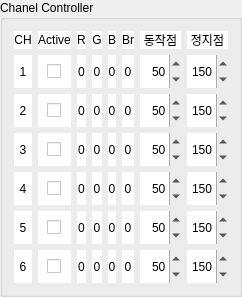
       <widget class="QGroupBox" name="GridBox">
        <property name="sizePolicy">
         <sizepolicy hsizetype="Preferred" vsizetype="Preferred">
          <horstretch>7</horstretch>
          <verstretch>6</verstretch>
         </sizepolicy>
        </property>
        <property name="title">
         <string>Chanel Controller</string>
        </property>
        <layout class="QGridLayout" name="gridLayout">
         <property name="sizeConstraint">
          <enum>QLayout::SetMaximumSize</enum>
         </property>
         <item row="10" column="6">
          <widget class="QSpinBox" name="sp_w6">
           <property name="sizePolicy">
            <sizepolicy hsizetype="Minimum" vsizetype="Preferred">
             <horstretch>0</horstretch>
             <verstretch>0</verstretch>
            </sizepolicy>
           </property>
           <property name="focusPolicy">
            <enum>Qt::ClickFocus</enum>
           </property>
           <property name="frame">
            <bool>false</bool>
           </property>
           <property name="alignment">
            <set>Qt::AlignRight|Qt::AlignTrailing|Qt::AlignVCenter</set>
           </property>
           <property name="accelerated">
            <bool>true</bool>
           </property>
           <property name="maximum">
            <number>255</number>
           </property>
           <property name="singleStep">
            <number>1</number>
           </property>
           <property name="value">
            <number>50</number>
           </property>
          </widget>
         </item>
         <item row="2" column="3">
          <widget class="QLabel" name="lbl_g2">
           <property name="styleSheet">
            <string notr="true">background-color: rgb(255, 255, 255);</string>
           </property>
           <property name="text">
            <string>0</string>
           </property>
           <property name="alignment">
            <set>Qt::AlignCenter</set>
           </property>
          </widget>
         </item>
         <item row="0" column="4">
          <widget class="QLabel" name="lbl_name_b">
           <property name="styleSheet">
            <string notr="true">background-color: rgb(255, 255, 255);</string>
           </property>
           <property name="text">
            <string>B</string>
           </property>
           <property name="alignment">
            <set>Qt::AlignCenter</set>
           </property>
          </widget>
         </item>
         <item row="1" column="0">
          <widget class="QLabel" name="lbl_c1">
           <property name="styleSheet">
            <string notr="true">background-color: rgb(255, 255, 255);</string>
           </property>
           <property name="text">
            <string>1</string>
           </property>
           <property name="alignment">
            <set>Qt::AlignCenter</set>
           </property>
          </widget>
         </item>
         <item row="1" column="4">
          <widget class="QLabel" name="lbl_b1">
           <property name="styleSheet">
            <string notr="true">background-color: rgb(255, 255, 255);</string>
           </property>
           <property name="text">
            <string>0</string>
           </property>
           <property name="alignment">
            <set>Qt::AlignCenter</set>
           </property>
          </widget>
         </item>
         <item row="2" column="0">
          <widget class="QLabel" name="lbl_c2">
           <property name="styleSheet">
            <string notr="true">background-color: rgb(255, 255, 255);</string>
           </property>
           <property name="text">
            <string>2</string>
           </property>
           <property name="alignment">
            <set>Qt::AlignCenter</set>
           </property>
          </widget>
         </item>
         <item row="8" column="2">
          <widget class="QLabel" name="lbl_r5">
           <property name="styleSheet">
            <string notr="true">background-color: rgb(255, 255, 255);</string>
           </property>
           <property name="text">
            <string>0</string>
           </property>
           <property name="alignment">
            <set>Qt::AlignCenter</set>
           </property>
          </widget>
         </item>
         <item row="8" column="3">
          <widget class="QLabel" name="lbl_g5">
           <property name="styleSheet">
            <string notr="true">background-color: rgb(255, 255, 255);</string>
           </property>
           <property name="text">
            <string>0</string>
           </property>
           <property name="alignment">
            <set>Qt::AlignCenter</set>
           </property>
          </widget>
         </item>
         <item row="4" column="2">
          <widget class="QLabel" name="lbl_r3">
           <property name="styleSheet">
            <string notr="true">background-color: rgb(255, 255, 255);</string>
           </property>
           <property name="text">
            <string>0</string>
           </property>
           <property name="alignment">
            <set>Qt::AlignCenter</set>
           </property>
          </widget>
         </item>
         <item row="2" column="6">
          <widget class="QSpinBox" name="sp_w2">
           <property name="sizePolicy">
            <sizepolicy hsizetype="Minimum" vsizetype="Preferred">
             <horstretch>0</horstretch>
             <verstretch>0</verstretch>
            </sizepolicy>
           </property>
           <property name="focusPolicy">
            <enum>Qt::ClickFocus</enum>
           </property>
           <property name="frame">
            <bool>false</bool>
           </property>
           <property name="alignment">
            <set>Qt::AlignRight|Qt::AlignTrailing|Qt::AlignVCenter</set>
           </property>
           <property name="accelerated">
            <bool>true</bool>
           </property>
           <property name="maximum">
            <number>255</number>
           </property>
           <property name="singleStep">
            <number>1</number>
           </property>
           <property name="value">
            <number>50</number>
           </property>
          </widget>
         </item>
         <item row="2" column="7">
          <widget class="QSpinBox" name="sp_s2">
           <property name="sizePolicy">
            <sizepolicy hsizetype="Minimum" vsizetype="Preferred">
             <horstretch>0</horstretch>
             <verstretch>0</verstretch>
            </sizepolicy>
           </property>
           <property name="focusPolicy">
            <enum>Qt::ClickFocus</enum>
           </property>
           <property name="frame">
            <bool>false</bool>
           </property>
           <property name="alignment">
            <set>Qt::AlignRight|Qt::AlignTrailing|Qt::AlignVCenter</set>
           </property>
           <property name="accelerated">
            <bool>true</bool>
           </property>
           <property name="maximum">
            <number>255</number>
           </property>
           <property name="singleStep">
            <number>1</number>
           </property>
           <property name="value">
            <number>150</number>
           </property>
          </widget>
         </item>
         <item row="2" column="4">
          <widget class="QLabel" name="lbl_b2">
           <property name="styleSheet">
            <string notr="true">background-color: rgb(255, 255, 255);</string>
           </property>
           <property name="text">
            <string>0</string>
           </property>
           <property name="alignment">
            <set>Qt::AlignCenter</set>
           </property>
          </widget>
         </item>
         <item row="4" column="6">
          <widget class="QSpinBox" name="sp_w3">
           <property name="sizePolicy">
            <sizepolicy hsizetype="Minimum" vsizetype="Preferred">
             <horstretch>0</horstretch>
             <verstretch>0</verstretch>
            </sizepolicy>
           </property>
           <property name="focusPolicy">
            <enum>Qt::ClickFocus</enum>
           </property>
           <property name="frame">
            <bool>false</bool>
           </property>
           <property name="alignment">
            <set>Qt::AlignRight|Qt::AlignTrailing|Qt::AlignVCenter</set>
           </property>
           <property name="accelerated">
            <bool>true</bool>
           </property>
           <property name="maximum">
            <number>255</number>
           </property>
           <property name="singleStep">
            <number>1</number>
           </property>
           <property name="value">
            <number>50</number>
           </property>
          </widget>
         </item>
         <item row="1" column="6">
          <widget class="QSpinBox" name="sp_w1">
           <property name="sizePolicy">
            <sizepolicy hsizetype="Minimum" vsizetype="Preferred">
             <horstretch>0</horstretch>
             <verstretch>0</verstretch>
            </sizepolicy>
           </property>
           <property name="focusPolicy">
            <enum>Qt::ClickFocus</enum>
           </property>
           <property name="frame">
            <bool>false</bool>
           </property>
           <property name="alignment">
            <set>Qt::AlignRight|Qt::AlignTrailing|Qt::AlignVCenter</set>
           </property>
           <property name="accelerated">
            <bool>true</bool>
           </property>
           <property name="maximum">
            <number>255</number>
           </property>
           <property name="singleStep">
            <number>1</number>
           </property>
           <property name="value">
            <number>50</number>
           </property>
          </widget>
         </item>
         <item row="10" column="7">
          <widget class="QSpinBox" name="sp_s6">
           <property name="sizePolicy">
            <sizepolicy hsizetype="Minimum" vsizetype="Preferred">
             <horstretch>0</horstretch>
             <verstretch>0</verstretch>
            </sizepolicy>
           </property>
           <property name="focusPolicy">
            <enum>Qt::ClickFocus</enum>
           </property>
           <property name="frame">
            <bool>false</bool>
           </property>
           <property name="alignment">
            <set>Qt::AlignRight|Qt::AlignTrailing|Qt::AlignVCenter</set>
           </property>
           <property name="accelerated">
            <bool>true</bool>
           </property>
           <property name="maximum">
            <number>255</number>
           </property>
           <property name="singleStep">
            <number>1</number>
           </property>
           <property name="value">
            <number>150</number>
           </property>
          </widget>
         </item>
         <item row="8" column="7">
          <widget class="QSpinBox" name="sp_s5">
           <property name="sizePolicy">
            <sizepolicy hsizetype="Minimum" vsizetype="Preferred">
             <horstretch>0</horstretch>
             <verstretch>0</verstretch>
            </sizepolicy>
           </property>
           <property name="focusPolicy">
            <enum>Qt::ClickFocus</enum>
           </property>
           <property name="frame">
            <bool>false</bool>
           </property>
           <property name="alignment">
            <set>Qt::AlignRight|Qt::AlignTrailing|Qt::AlignVCenter</set>
           </property>
           <property name="accelerated">
            <bool>true</bool>
           </property>
           <property name="maximum">
            <number>255</number>
           </property>
           <property name="singleStep">
            <number>1</number>
           </property>
           <property name="value">
            <number>150</number>
           </property>
          </widget>
         </item>
         <item row="10" column="0">
          <widget class="QLabel" name="lbl_c6">
           <property name="styleSheet">
            <string notr="true">background-color: rgb(255, 255, 255);</string>
           </property>
           <property name="text">
            <string>6</string>
           </property>
           <property name="alignment">
            <set>Qt::AlignCenter</set>
           </property>
          </widget>
         </item>
         <item row="10" column="2">
          <widget class="QLabel" name="lbl_r6">
           <property name="styleSheet">
            <string notr="true">background-color: rgb(255, 255, 255);</string>
           </property>
           <property name="text">
            <string>0</string>
           </property>
           <property name="alignment">
            <set>Qt::AlignCenter</set>
           </property>
          </widget>
         </item>
         <item row="6" column="2">
          <widget class="QLabel" name="lbl_r4">
           <property name="styleSheet">
            <string notr="true">background-color: rgb(255, 255, 255);</string>
           </property>
           <property name="text">
            <string>0</string>
           </property>
           <property name="alignment">
            <set>Qt::AlignCenter</set>
           </property>
          </widget>
         </item>
         <item row="10" column="5">
          <widget class="QLabel" name="lbl_h6">
           <property name="styleSheet">
            <string notr="true">background-color: rgb(255, 255, 255);</string>
           </property>
           <property name="text">
            <string>0</string>
           </property>
           <property name="alignment">
            <set>Qt::AlignCenter</set>
           </property>
          </widget>
         </item>
         <item row="1" column="3">
          <widget class="QLabel" name="lbl_g1">
           <property name="styleSheet">
            <string notr="true">background-color: rgb(255, 255, 255);</string>
           </property>
           <property name="text">
            <string>0</string>
           </property>
           <property name="alignment">
            <set>Qt::AlignCenter</set>
           </property>
          </widget>
         </item>
         <item row="4" column="4">
          <widget class="QLabel" name="lbl_b3">
           <property name="styleSheet">
            <string notr="true">background-color: rgb(255, 255, 255);</string>
           </property>
           <property name="text">
            <string>0</string>
           </property>
           <property name="alignment">
            <set>Qt::AlignCenter</set>
           </property>
          </widget>
         </item>
         <item row="4" column="7">
          <widget class="QSpinBox" name="sp_s3">
           <property name="sizePolicy">
            <sizepolicy hsizetype="Minimum" vsizetype="Preferred">
             <horstretch>0</horstretch>
             <verstretch>0</verstretch>
            </sizepolicy>
           </property>
           <property name="focusPolicy">
            <enum>Qt::ClickFocus</enum>
           </property>
           <property name="frame">
            <bool>false</bool>
           </property>
           <property name="alignment">
            <set>Qt::AlignRight|Qt::AlignTrailing|Qt::AlignVCenter</set>
           </property>
           <property name="accelerated">
            <bool>true</bool>
           </property>
           <property name="maximum">
            <number>255</number>
           </property>
           <property name="singleStep">
            <number>1</number>
           </property>
           <property name="value">
            <number>150</number>
           </property>
          </widget>
         </item>
         <item row="0" column="1">
          <widget class="QLabel" name="lbl_name_t">
           <property name="styleSheet">
            <string notr="true">background-color: rgb(255, 255, 255);</string>
           </property>
           <property name="text">
            <string>Active</string>
           </property>
           <property name="alignment">
            <set>Qt::AlignCenter</set>
           </property>
          </widget>
         </item>
         <item row="0" column="3">
          <widget class="QLabel" name="lbl_name_g">
           <property name="styleSheet">
            <string notr="true">background-color: rgb(255, 255, 255);</string>
           </property>
           <property name="text">
            <string>G</string>
           </property>
           <property name="alignment">
            <set>Qt::AlignCenter</set>
           </property>
          </widget>
         </item>
         <item row="0" column="0">
          <widget class="QLabel" name="lbl_name_c">
           <property name="styleSheet">
            <string notr="true">background-color: rgb(255, 255, 255);</string>
           </property>
           <property name="text">
            <string>CH</string>
           </property>
           <property name="alignment">
            <set>Qt::AlignCenter</set>
           </property>
          </widget>
         </item>
         <item row="0" column="2">
          <widget class="QLabel" name="lbl_name_r">
           <property name="styleSheet">
            <string notr="true">background-color: rgb(255, 255, 255);</string>
           </property>
           <property name="text">
            <string>R</string>
           </property>
           <property name="alignment">
            <set>Qt::AlignCenter</set>
           </property>
          </widget>
         </item>
         <item row="2" column="2">
          <widget class="QLabel" name="lbl_r2">
           <property name="styleSheet">
            <string notr="true">background-color: rgb(255, 255, 255);</string>
           </property>
           <property name="text">
            <string>0</string>
           </property>
           <property name="alignment">
            <set>Qt::AlignCenter</set>
           </property>
          </widget>
         </item>
         <item row="1" column="2">
          <widget class="QLabel" name="lbl_r1">
           <property name="styleSheet">
            <string notr="true">background-color: rgb(255, 255, 255);</string>
           </property>
           <property name="text">
            <string>0</string>
           </property>
           <property name="alignment">
            <set>Qt::AlignCenter</set>
           </property>
          </widget>
         </item>
         <item row="10" column="3">
          <widget class="QLabel" name="lbl_g6">
           <property name="styleSheet">
            <string notr="true">background-color: rgb(255, 255, 255);</string>
           </property>
           <property name="text">
            <string>0</string>
           </property>
           <property name="alignment">
            <set>Qt::AlignCenter</set>
           </property>
          </widget>
         </item>
         <item row="6" column="4">
          <widget class="QLabel" name="lbl_b4">
           <property name="styleSheet">
            <string notr="true">background-color: rgb(255, 255, 255);</string>
           </property>
           <property name="text">
            <string>0</string>
           </property>
           <property name="alignment">
            <set>Qt::AlignCenter</set>
           </property>
          </widget>
         </item>
         <item row="0" column="6">
          <widget class="QLabel" name="lbl_name_w">
           <property name="styleSheet">
            <string notr="true">background-color: rgb(255, 255, 255);</string>
           </property>
           <property name="text">
            <string>동작점</string>
           </property>
           <property name="alignment">
            <set>Qt::AlignCenter</set>
           </property>
          </widget>
         </item>
         <item row="0" column="5">
          <widget class="QLabel" name="lbl_name_h">
           <property name="styleSheet">
            <string notr="true">background-color: rgb(255, 255, 255);</string>
           </property>
           <property name="text">
            <string>Br</string>
           </property>
           <property name="alignment">
            <set>Qt::AlignCenter</set>
           </property>
          </widget>
         </item>
         <item row="4" column="5">
          <widget class="QLabel" name="lbl_h3">
           <property name="styleSheet">
            <string notr="true">background-color: rgb(255, 255, 255);</string>
           </property>
           <property name="text">
            <string>0</string>
           </property>
           <property name="alignment">
            <set>Qt::AlignCenter</set>
           </property>
          </widget>
         </item>
         <item row="6" column="5">
          <widget class="QLabel" name="lbl_h4">
           <property name="styleSheet">
            <string notr="true">background-color: rgb(255, 255, 255);</string>
           </property>
           <property name="text">
            <string>0</string>
           </property>
           <property name="alignment">
            <set>Qt::AlignCenter</set>
           </property>
          </widget>
         </item>
         <item row="10" column="4">
          <widget class="QLabel" name="lbl_b6">
           <property name="styleSheet">
            <string notr="true">background-color: rgb(255, 255, 255);</string>
           </property>
           <property name="text">
            <string>0</string>
           </property>
           <property name="alignment">
            <set>Qt::AlignCenter</set>
           </property>
          </widget>
         </item>
         <item row="0" column="7">
          <widget class="QLabel" name="lbl_name_s">
           <property name="styleSheet">
            <string notr="true">background-color: rgb(255, 255, 255);</string>
           </property>
           <property name="text">
            <string>정지점</string>
           </property>
           <property name="alignment">
            <set>Qt::AlignCenter</set>
           </property>
          </widget>
         </item>
         <item row="4" column="3">
          <widget class="QLabel" name="lbl_g3">
           <property name="styleSheet">
            <string notr="true">background-color: rgb(255, 255, 255);</string>
           </property>
           <property name="text">
            <string>0</string>
           </property>
           <property name="alignment">
            <set>Qt::AlignCenter</set>
           </property>
          </widget>
         </item>
         <item row="4" column="0">
          <widget class="QLabel" name="lbl_c3">
           <property name="styleSheet">
            <string notr="true">background-color: rgb(255, 255, 255);</string>
           </property>
           <property name="text">
            <string>3</string>
           </property>
           <property name="alignment">
            <set>Qt::AlignCenter</set>
           </property>
          </widget>
         </item>
         <item row="6" column="3">
          <widget class="QLabel" name="lbl_g4">
           <property name="styleSheet">
            <string notr="true">background-color: rgb(255, 255, 255);</string>
           </property>
           <property name="text">
            <string>0</string>
           </property>
           <property name="alignment">
            <set>Qt::AlignCenter</set>
           </property>
          </widget>
         </item>
         <item row="8" column="4">
          <widget class="QLabel" name="lbl_b5">
           <property name="styleSheet">
            <string notr="true">background-color: rgb(255, 255, 255);</string>
           </property>
           <property name="text">
            <string>0</string>
           </property>
           <property name="alignment">
            <set>Qt::AlignCenter</set>
           </property>
          </widget>
         </item>
         <item row="6" column="7">
          <widget class="QSpinBox" name="sp_s4">
           <property name="sizePolicy">
            <sizepolicy hsizetype="Minimum" vsizetype="Preferred">
             <horstretch>0</horstretch>
             <verstretch>0</verstretch>
            </sizepolicy>
           </property>
           <property name="focusPolicy">
            <enum>Qt::ClickFocus</enum>
           </property>
           <property name="frame">
            <bool>false</bool>
           </property>
           <property name="alignment">
            <set>Qt::AlignRight|Qt::AlignTrailing|Qt::AlignVCenter</set>
           </property>
           <property name="accelerated">
            <bool>true</bool>
           </property>
           <property name="maximum">
            <number>255</number>
           </property>
           <property name="singleStep">
            <number>1</number>
           </property>
           <property name="value">
            <number>150</number>
           </property>
          </widget>
         </item>
         <item row="1" column="5">
          <widget class="QLabel" name="lbl_h1">
           <property name="styleSheet">
            <string notr="true">background-color: rgb(255, 255, 255);</string>
           </property>
           <property name="text">
            <string>0</string>
           </property>
           <property name="alignment">
            <set>Qt::AlignCenter</set>
           </property>
          </widget>
         </item>
         <item row="2" column="5">
          <widget class="QLabel" name="lbl_h2">
           <property name="styleSheet">
            <string notr="true">background-color: rgb(255, 255, 255);</string>
           </property>
           <property name="text">
            <string>0</string>
           </property>
           <property name="alignment">
            <set>Qt::AlignCenter</set>
           </property>
          </widget>
         </item>
         <item row="1" column="7">
          <widget class="QSpinBox" name="sp_s1">
           <property name="sizePolicy">
            <sizepolicy hsizetype="Minimum" vsizetype="Preferred">
             <horstretch>0</horstretch>
             <verstretch>0</verstretch>
            </sizepolicy>
           </property>
           <property name="focusPolicy">
            <enum>Qt::ClickFocus</enum>
           </property>
           <property name="frame">
            <bool>false</bool>
           </property>
           <property name="alignment">
            <set>Qt::AlignRight|Qt::AlignTrailing|Qt::AlignVCenter</set>
           </property>
           <property name="accelerated">
            <bool>true</bool>
           </property>
           <property name="maximum">
            <number>255</number>
           </property>
           <property name="singleStep">
            <number>1</number>
           </property>
           <property name="value">
            <number>150</number>
           </property>
          </widget>
         </item>
         <item row="8" column="5">
          <widget class="QLabel" name="lbl_h5">
           <property name="styleSheet">
            <string notr="true">background-color: rgb(255, 255, 255);</string>
           </property>
           <property name="text">
            <string>0</string>
           </property>
           <property name="alignment">
            <set>Qt::AlignCenter</set>
           </property>
          </widget>
         </item>
         <item row="6" column="0">
          <widget class="QLabel" name="lbl_c4">
           <property name="styleSheet">
            <string notr="true">background-color: rgb(255, 255, 255);</string>
           </property>
           <property name="text">
            <string>4</string>
           </property>
           <property name="alignment">
            <set>Qt::AlignCenter</set>
           </property>
          </widget>
         </item>
         <item row="6" column="6">
          <widget class="QSpinBox" name="sp_w4">
           <property name="sizePolicy">
            <sizepolicy hsizetype="Minimum" vsizetype="Preferred">
             <horstretch>0</horstretch>
             <verstretch>0</verstretch>
            </sizepolicy>
           </property>
           <property name="focusPolicy">
            <enum>Qt::ClickFocus</enum>
           </property>
           <property name="frame">
            <bool>false</bool>
           </property>
           <property name="alignment">
            <set>Qt::AlignRight|Qt::AlignTrailing|Qt::AlignVCenter</set>
           </property>
           <property name="accelerated">
            <bool>true</bool>
           </property>
           <property name="maximum">
            <number>255</number>
           </property>
           <property name="singleStep">
            <number>1</number>
           </property>
           <property name="value">
            <number>50</number>
           </property>
          </widget>
         </item>
         <item row="1" column="1">
          <widget class="QFrame" name="horizontalFrame_3">
           <property name="styleSheet">
            <string notr="true">background-color: rgb(255, 255, 255);</string>
           </property>
           <layout class="QHBoxLayout" name="horizontalLayout_14">
            <item>
             <widget class="QCheckBox" name="cb_1">
              <property name="sizePolicy">
               <sizepolicy hsizetype="Fixed" vsizetype="Fixed">
                <horstretch>0</horstretch>
                <verstretch>0</verstretch>
               </sizepolicy>
              </property>
              <property name="text">
               <string/>
              </property>
             </widget>
            </item>
           </layout>
          </widget>
         </item>
         <item row="2" column="1">
          <widget class="QFrame" name="horizontalFrame_4">
           <property name="styleSheet">
            <string notr="true">background-color: rgb(255, 255, 255);</string>
           </property>
           <layout class="QHBoxLayout" name="horizontalLayout_15">
            <item>
             <widget class="QCheckBox" name="cb_2">
              <property name="sizePolicy">
               <sizepolicy hsizetype="Fixed" vsizetype="Fixed">
                <horstretch>0</horstretch>
                <verstretch>0</verstretch>
               </sizepolicy>
              </property>
              <property name="text">
               <string/>
              </property>
             </widget>
            </item>
           </layout>
          </widget>
         </item>
         <item row="4" column="1">
          <widget class="QFrame" name="horizontalFrame_5">
           <property name="styleSheet">
            <string notr="true">background-color: rgb(255, 255, 255);</string>
           </property>
           <layout class="QHBoxLayout" name="horizontalLayout_16">
            <item>
             <widget class="QCheckBox" name="cb_3">
              <property name="sizePolicy">
               <sizepolicy hsizetype="Fixed" vsizetype="Fixed">
                <horstretch>0</horstretch>
                <verstretch>0</verstretch>
               </sizepolicy>
              </property>
              <property name="text">
               <string/>
              </property>
             </widget>
            </item>
           </layout>
          </widget>
         </item>
         <item row="8" column="1">
          <widget class="QFrame" name="horizontalFrame_7">
           <property name="styleSheet">
            <string notr="true">background-color: rgb(255, 255, 255);</string>
           </property>
           <layout class="QHBoxLayout" name="horizontalLayout_18">
            <item>
             <widget class="QCheckBox" name="cb_5">
              <property name="sizePolicy">
               <sizepolicy hsizetype="Fixed" vsizetype="Fixed">
                <horstretch>0</horstretch>
                <verstretch>0</verstretch>
               </sizepolicy>
              </property>
              <property name="text">
               <string/>
              </property>
             </widget>
            </item>
           </layout>
          </widget>
         </item>
         <item row="10" column="1">
          <widget class="QFrame" name="horizontalFrame_8">
           <property name="styleSheet">
            <string notr="true">background-color: rgb(255, 255, 255);</string>
           </property>
           <layout class="QHBoxLayout" name="horizontalLayout_19">
            <item>
             <widget class="QCheckBox" name="cb_6">
              <property name="sizePolicy">
               <sizepolicy hsizetype="Fixed" vsizetype="Fixed">
                <horstretch>0</horstretch>
                <verstretch>0</verstretch>
               </sizepolicy>
              </property>
              <property name="text">
               <string/>
              </property>
             </widget>
            </item>
           </layout>
          </widget>
         </item>
         <item row="6" column="1">
          <widget class="QFrame" name="horizontalFrame_6">
           <property name="styleSheet">
            <string notr="true">background-color: rgb(255, 255, 255);</string>
           </property>
           <layout class="QHBoxLayout" name="horizontalLayout_17">
            <item>
             <widget class="QCheckBox" name="cb_4">
              <property name="sizePolicy">
               <sizepolicy hsizetype="Fixed" vsizetype="Fixed">
                <horstretch>0</horstretch>
                <verstretch>0</verstretch>
               </sizepolicy>
              </property>
              <property name="text">
               <string/>
              </property>
             </widget>
            </item>
           </layout>
          </widget>
         </item>
         <item row="8" column="0">
          <widget class="QLabel" name="lbl_c5">
           <property name="styleSheet">
            <string notr="true">background-color: rgb(255, 255, 255);</string>
           </property>
           <property name="text">
            <string>5</string>
           </property>
           <property name="alignment">
            <set>Qt::AlignCenter</set>
           </property>
          </widget>
         </item>
         <item row="8" column="6">
          <widget class="QSpinBox" name="sp_w5">
           <property name="sizePolicy">
            <sizepolicy hsizetype="Minimum" vsizetype="Preferred">
             <horstretch>0</horstretch>
             <verstretch>0</verstretch>
            </sizepolicy>
           </property>
           <property name="focusPolicy">
            <enum>Qt::ClickFocus</enum>
           </property>
           <property name="frame">
            <bool>false</bool>
           </property>
           <property name="alignment">
            <set>Qt::AlignRight|Qt::AlignTrailing|Qt::AlignVCenter</set>
           </property>
           <property name="accelerated">
            <bool>true</bool>
           </property>
           <property name="maximum">
            <number>255</number>
           </property>
           <property name="singleStep">
            <number>1</number>
           </property>
           <property name="value">
            <number>50</number>
           </property>
          </widget>
         </item>
        </layout>
       </widget>
